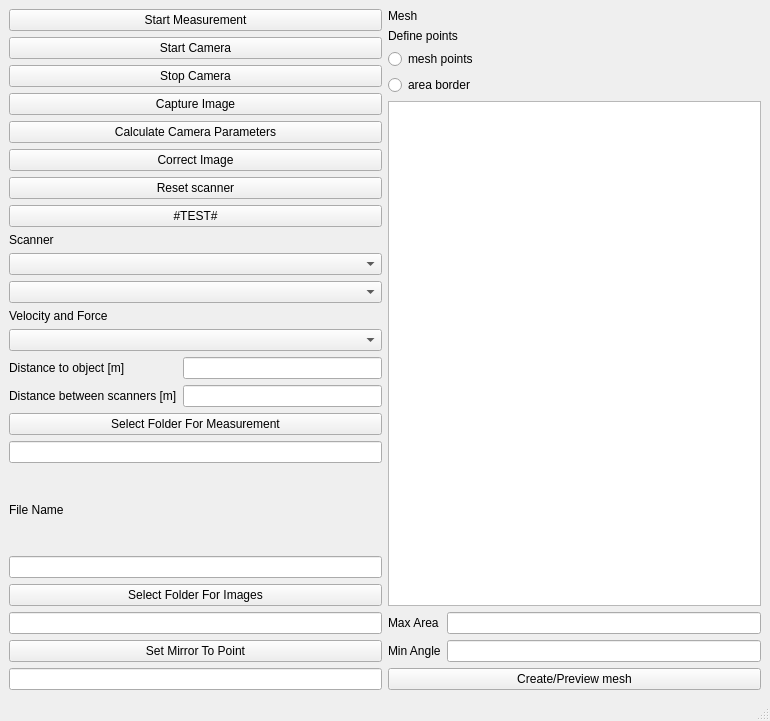
<?xml version="1.0" encoding="UTF-8"?>
<ui version="4.0">
 <class>MainWindow</class>
 <widget class="QMainWindow" name="MainWindow">
  <property name="geometry">
   <rect>
    <x>0</x>
    <y>0</y>
    <width>770</width>
    <height>721</height>
   </rect>
  </property>
  <property name="windowTitle">
   <string>MainWindow</string>
  </property>
  <widget class="QWidget" name="centralwidget">
   <layout class="QHBoxLayout" name="horizontalLayout_2">
    <item>
     <layout class="QVBoxLayout" name="layout_left">
      <item>
       <layout class="QVBoxLayout" name="layout_button">
        <item>
         <widget class="QPushButton" name="button_start">
          <property name="text">
           <string>Start Measurement</string>
          </property>
         </widget>
        </item>
        <item>
         <widget class="QPushButton" name="button_camera_start">
          <property name="text">
           <string>Start Camera</string>
          </property>
         </widget>
        </item>
        <item>
         <widget class="QPushButton" name="button_camera_stop">
          <property name="text">
           <string>Stop Camera</string>
          </property>
         </widget>
        </item>
        <item>
         <widget class="QPushButton" name="button_camera_capture_image">
          <property name="text">
           <string>Capture Image</string>
          </property>
         </widget>
        </item>
        <item>
         <widget class="QPushButton" name="button_calculate_camera_parameters">
          <property name="text">
           <string>Calculate Camera Parameters</string>
          </property>
         </widget>
        </item>
        <item>
         <widget class="QPushButton" name="button_correct_image">
          <property name="text">
           <string>Correct Image</string>
          </property>
         </widget>
        </item>
        <item>
         <widget class="QPushButton" name="button_reset_mirror">
          <property name="text">
           <string>Reset scanner</string>
          </property>
         </widget>
        </item>
        <item>
         <widget class="QPushButton" name="button_test">
          <property name="text">
           <string>#TEST#</string>
          </property>
         </widget>
        </item>
        <item>
         <widget class="QLabel" name="label_geometry">
          <property name="text">
           <string>Scanner</string>
          </property>
         </widget>
        </item>
        <item>
         <widget class="QComboBox" name="combobox_canal_horizontal"/>
        </item>
        <item>
         <widget class="QComboBox" name="combobox_canal_vertical"/>
        </item>
        <item>
         <widget class="QLabel" name="label_measure">
          <property name="text">
           <string>Velocity and Force</string>
          </property>
         </widget>
        </item>
        <item>
         <widget class="QComboBox" name="combobox_canal_measure"/>
        </item>
        <item>
         <layout class="QFormLayout" name="formLayout">
          <property name="fieldGrowthPolicy">
           <enum>QFormLayout::AllNonFixedFieldsGrow</enum>
          </property>
          <item row="0" column="0">
           <widget class="QLabel" name="lable_distance">
            <property name="text">
             <string>Distance to object [m]</string>
            </property>
           </widget>
          </item>
          <item row="0" column="1">
           <widget class="QLineEdit" name="lineedit_distance_to_object"/>
          </item>
          <item row="1" column="1">
           <widget class="QLineEdit" name="lineedit_distance_between_mirrors"/>
          </item>
          <item row="1" column="0">
           <widget class="QLabel" name="label_distance_between_scanners">
            <property name="text">
             <string>Distance between scanners [m]</string>
            </property>
           </widget>
          </item>
         </layout>
        </item>
       </layout>
      </item>
      <item>
       <layout class="QVBoxLayout" name="layout_file">
        <item>
         <widget class="QPushButton" name="button_folder_measurement">
          <property name="text">
           <string>Select Folder For Measurement</string>
          </property>
         </widget>
        </item>
        <item>
         <widget class="QLineEdit" name="lineedit_folder_measurement"/>
        </item>
        <item>
         <widget class="QLabel" name="label_file_name">
          <property name="text">
           <string>File Name</string>
          </property>
         </widget>
        </item>
        <item>
         <widget class="QLineEdit" name="lineedit_file_name"/>
        </item>
        <item>
         <widget class="QPushButton" name="button_folder_image">
          <property name="text">
           <string>Select Folder For Images</string>
          </property>
         </widget>
        </item>
        <item>
         <widget class="QLineEdit" name="lineedit_folder_image"/>
        </item>
        <item>
         <widget class="QPushButton" name="button_set_to_one_point">
          <property name="text">
           <string>Set Mirror To Point</string>
          </property>
         </widget>
        </item>
        <item>
         <widget class="QLineEdit" name="lineedit_one_point"/>
        </item>
       </layout>
      </item>
     </layout>
    </item>
    <item>
     <layout class="QVBoxLayout" name="layout_right">
      <item>
       <layout class="QVBoxLayout" name="layout_points">
        <item>
         <widget class="QLabel" name="label">
          <property name="text">
           <string>Mesh</string>
          </property>
         </widget>
        </item>
        <item>
         <widget class="QLabel" name="label_define_points">
          <property name="text">
           <string>Define points</string>
          </property>
         </widget>
        </item>
        <item>
         <widget class="QRadioButton" name="radiobutton_mesh_points">
          <property name="text">
           <string>mesh points</string>
          </property>
          <attribute name="buttonGroup">
           <string notr="true">buttonGroup</string>
          </attribute>
         </widget>
        </item>
        <item>
         <widget class="QRadioButton" name="radiobutton_area_border">
          <property name="text">
           <string>area border</string>
          </property>
          <attribute name="buttonGroup">
           <string notr="true">buttonGroup</string>
          </attribute>
         </widget>
        </item>
        <item>
         <widget class="QTextEdit" name="textedit_define_points"/>
        </item>
        <item>
         <layout class="QFormLayout" name="form_mesh_properites">
          <item row="0" column="0">
           <widget class="QLabel" name="maxAreaLabel">
            <property name="text">
             <string>Max Area</string>
            </property>
           </widget>
          </item>
          <item row="0" column="1">
           <widget class="QLineEdit" name="lineedit_mesh_max_area"/>
          </item>
          <item row="1" column="0">
           <widget class="QLabel" name="minAngleLabel">
            <property name="text">
             <string>Min Angle</string>
            </property>
           </widget>
          </item>
          <item row="1" column="1">
           <widget class="QLineEdit" name="lineedit_mesh_min_angle"/>
          </item>
         </layout>
        </item>
        <item>
         <widget class="QPushButton" name="button_preview_mesh">
          <property name="text">
           <string>Create/Preview mesh</string>
          </property>
         </widget>
        </item>
       </layout>
      </item>
     </layout>
    </item>
   </layout>
  </widget>
  <widget class="QMenuBar" name="menubar">
   <property name="geometry">
    <rect>
     <x>0</x>
     <y>0</y>
     <width>770</width>
     <height>26</height>
    </rect>
   </property>
  </widget>
  <widget class="QStatusBar" name="statusbar"/>
 </widget>
 <resources/>
 <connections/>
 <buttongroups>
  <buttongroup name="buttonGroup"/>
 </buttongroups>
</ui>
